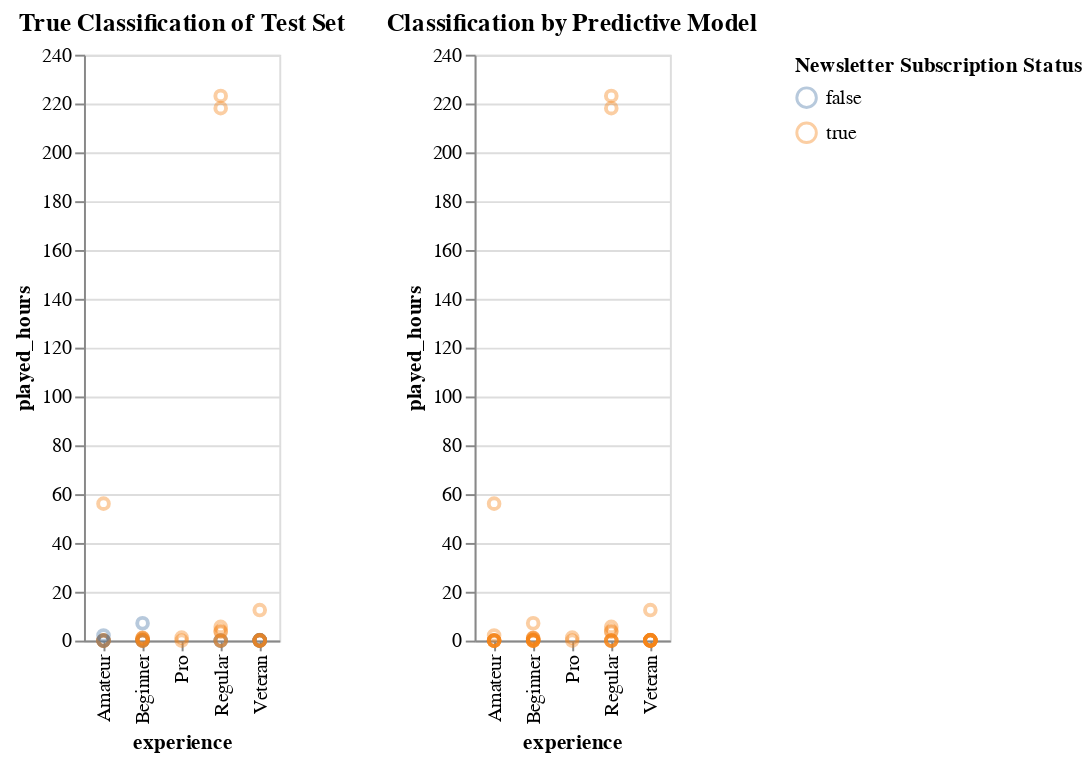

The code cell stored with this chart in its notebook:
### Markdown cell above
Discussion
-

### Code cell
true_plot = alt.Chart(test_results_df, title="True Classification of Test Set").mark_point(opacity=0.4).encode(
    x=alt.X("experience"),
    y=alt.Y("played_hours"),
    color="True_Subscribe"
)

prediction_plot = alt.Chart(test_results_df, title="Classification by Predictive Model").mark_point(opacity=0.4).encode(
    x=alt.X("experience"),
    y=alt.Y("played_hours"),
    color = alt.Color("Predicted_Subscribe", title="Newsletter Subscription Status")
)
prediction_plot

true_plot | prediction_plot

### Figure 1 — Vega-Lite specification as saved in the notebook (floating-point values rounded to 4 significant figures)
{"config": {"view": {"continuousWidth": 300, "continuousHeight": 300}}, "hconcat": [{"mark": {"type": "point", "opacity": 0.4}, "encoding": {"color": {"field": "True_Subscribe", "type": "nominal"}, "x": {"field": "experience", "type": "nominal"}, "y": {"field": "played_hours", "type": "quantitative"}}, "title": "True Classification of Test Set"}, {"mark": {"type": "point", "opacity": 0.4}, "encoding": {"color": {"field": "Predicted_Subscribe", "title": "Newsletter Subscription Status", "type": "nominal"}, "x": {"field": "experience", "type": "nominal"}, "y": {"field": "played_hours", "type": "quantitative"}}, "title": "Classification by Predictive Model"}], "data": {"name": "data-d892c4a6444baa7a91d601d2949d2095"}, "$schema": "https://vega.github.io/schema/vega-lite/v5.20.1.json", "datasets": {"data-d892c4a6444baa7a91d601d2949d2095": [{"experience": "Amateur", "played_hours": 0.0, "True_Subscribe": true, "Predicted_Subscribe": true}, {"experience": "Regular", "played_hours": 218.1, "True_Subscribe": true, "Predicted_Subscribe": true}, {"experience": "Pro", "played_hours": 0.0, "True_Subscribe": true, "Predicted_Subscribe": true}, {"experience": "Beginner", "played_hours": 0.1, "True_Subscribe": true, "Predicted_Subscribe": true}, {"experience": "Regular", "played_hours": 0.0, "True_Subscribe": false, "Predicted_Subscribe": true}, {"experience": "Veteran", "played_hours": 0.2, "True_Subscribe": true, "Predicted_Subscribe": true}, {"experience": "Veteran", "played_hours": 0.0, "True_Subscribe": false, "Predicted_Subscribe": true}, {"experience": "Beginner", "played_hours": 0.3, "True_Subscribe": false, "Predicted_Subscribe": true}, {"experience": "Amateur", "played_hours": 0.0, "True_Subscribe": false, "Predicted_Subscribe": true}, {"experience": "Beginner", "played_hours": 0.0, "True_Subscribe": true, "Predicted_Subscribe": true}, {"experience": "Veteran", "played_hours": 0.1, "True_Subscribe": false, "Predicted_Subscribe": true}, {"experience": "Amateur", "played_hours": 56.1, "True_Subscribe": true, "Predicted_Subscribe": true}, {"experience": "Veteran", "played_hours": 0.1, "True_Subscribe": false, "Predicted_Subscribe": true}, {"experience": "Regular", "played_hours": 223.1, "True_Subscribe": true, "Predicted_Subscribe": true}, {"experience": "Veteran", "played_hours": 12.5, "True_Subscribe": true, "Predicted_Subscribe": true}, {"experience": "Amateur", "played_hours": 0.0, "True_Subscribe": true, "Predicted_Subscribe": true}, {"experience": "Beginner", "played_hours": 7.1, "True_Subscribe": false, "Predicted_Subscribe": true}, {"experience": "Veteran", "played_hours": 0.1, "True_Subscribe": true, "Predicted_Subscribe": true}, {"experience": "Regular", "played_hours": 0.0, "True_Subscribe": false, "Predicted_Subscribe": true}, {"experience": "Veteran", "played_hours": 0.0, "True_Subscribe": true, "Predicted_Subscribe": true}, {"experience": "Regular", "played_hours": 0.0, "True_Subscribe": true, "Predicted_Subscribe": true}, {"experience": "Beginner", "played_hours": 0.0, "True_Subscribe": false, "Predicted_Subscribe": true}, {"experience": "Veteran", "played_hours": 0.1, "True_Subscribe": false, "Predicted_Subscribe": true}, {"experience": "Amateur", "played_hours": 0.0, "True_Subscribe": true, "Predicted_Subscribe": true}, {"experience": "Amateur", "played_hours": 0.0, "True_Subscribe": true, "Predicted_Subscribe": true}, {"experience": "Beginner", "played_hours": 0.0, "True_Subscribe": true, "Predicted_Subscribe": true}, {"experience": "Beginner", "played_hours": 1.1, "True_Subscribe": true, "Predicted_Subscribe": true}, {"experience": "Amateur", "played_hours": 2.1, "True_Subscribe": false, "Predicted_Subscribe": true}, {"experience": "Amateur", "played_hours": 0.0, "True_Subscribe": false, "Predicted_Subscribe": true}, {"experience": "Veteran", "played_hours": 0.1, "True_Subscribe": true, "Predicted_Subscribe": true}, {"experience": "Beginner", "played_hours": 0.8, "True_Subscribe": true, "Predicted_Subscribe": true}, {"experience": "Veteran", "played_hours": 0.0, "True_Subscribe": true, "Predicted_Subscribe": true}, {"experience": "Regular", "played_hours": 3.6, "True_Subscribe": true, "Predicted_Subscribe": true}, {"experience": "Pro", "played_hours": 1.2, "True_Subscribe": true, "Predicted_Subscribe": true}, {"experience": "Regular", "played_hours": 4.0, "True_Subscribe": true, "Predicted_Subscribe": true}, {"experience": "Veteran", "played_hours": 0.0, "True_Subscribe": true, "Predicted_Subscribe": true}, {"experience": "Regular", "played_hours": 0.0, "True_Subscribe": true, "Predicted_Subscribe": true}, {"experience": "Beginner", "played_hours": 1.0, "True_Subscribe": true, "Predicted_Subscribe": true}, {"experience": "Beginner", "played_hours": 0.0, "True_Subscribe": true, "Predicted_Subscribe": true}, {"experience": "Regular", "played_hours": 5.6, "True_Subscribe": true, "Predicted_Subscribe": true}]}}
